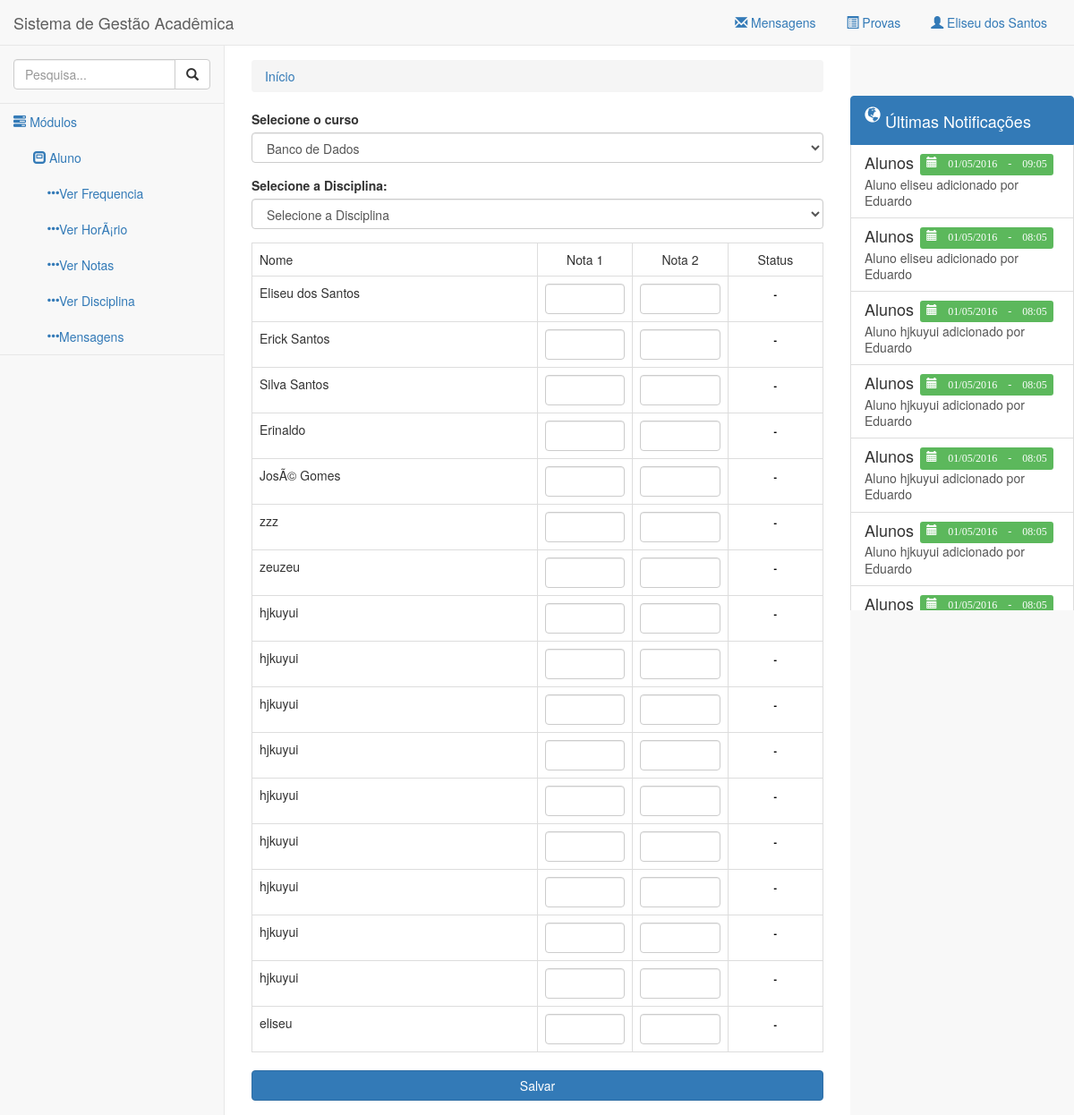
/admin/addNotas.php (signed in), run on the app's committed database.
### tables this page shows
CREATE TABLE IF NOT EXISTS `cad_modulo` (
  `cd_modulo` bigint(20) NOT NULL,
  `nome_modulo` varchar(180) NOT NULL
);

CREATE TABLE IF NOT EXISTS `cad_submodulo` (
  `cd_submodulo` bigint(20) NOT NULL,
  `nome_submodulo` varchar(180) NOT NULL,
  `fonte` varchar(450) NOT NULL,
  `permissao` varchar(11) NOT NULL,
  `icone` varchar(180) NOT NULL
);

CREATE TABLE IF NOT EXISTS `notificacoes` (
  `cd_notificacao` bigint(20) NOT NULL,
  `cd_usuario` bigint(20) NOT NULL,
  `tp_notificacao` varchar(80) NOT NULL,
  `desc_notificacao` text NOT NULL,
  `dt_sistema` timestamp NOT NULL DEFAULT CURRENT_TIMESTAMP
);

CREATE TABLE IF NOT EXISTS `cadaluno` (
  `cd_aluno` bigint(45) NOT NULL,
  `razao_social` varchar(125) NOT NULL,
  `matricula` varchar(45) NOT NULL,
  `cd_turma` bigint(45) NOT NULL
);

### classes/funcoes.class.php (called while the page is built, shortened)
<?php
include 'database.class.php';
include 'notificacoes.class.php';
class Funcoes {
  public static function geraHeader() {
    include 'partials/header.php';
  }
  public static function geraFooter($parametros = false) {
    include 'partials/footer.php';
  }
  public static function geraMenus() {
    include 'partials/navegacao.php';
  }
  public static function geraMenuTop() {
    include 'partials/menu_top.php';
  }
  public static function geraMenuEsquerda() {
    include 'partials/menu_esquerda.php';
  }
  public static function geraMenuDireita() {
    include 'partials/menu_direita.php';
  }
  public static function geraBreadCrumb() {
    include 'partials/breadcrumb.php';
  }
}

### classes/database.class.php (called while the page is built, shortened)
<?php
class Database {
  private $mysql;
  private $query;
  public function __construct() {
    $this->mysql = new mysqli('localhost', 'root','', 'sga');
  }
  protected function clearAttributes() {
    $not = array('last_query', 'operators', 'join_types');
    $attrs = get_object_vars($this);
  }
  public function result() {
    $data = array();
    if(!empty($this->query)) {
      while($result = mysqli_fetch_object($this->query)) {
        $data[] = (Object) array_map("utf8_encode", (Array) $result);
      }
    }
    return $data;
  }
  public function query($query, $escape = FALSE) {
    $escape = (!is_bool($escape)) ? TRUE : $escape;
    $this->query = $this->mysql->query($query);
    return $this;
  }
}

### classes/notificacoes.class.php (called while the page is built, shortened)
<?php
Class Notificacoes {
	public function getNotificacao() {
		$objetoSql = new Database();
		$resultado = $objetoSql->query('select * from notificacoes order by cd_notificacao DESC')->result();
		return $resultado;
	}
}

### classes/curso.class.php (called while the page is built, shortened)
<?php
Class Curso {
  public function getCursos() {
    $objetoSql = new Database();
    $resultado = $objetoSql->query('select * from cad_curso')->result();
    return $resultado;
  }
}

### classes/aluno.class.php (called while the page is built, shortened)
<?php
class Aluno extends Funcoes {
  public function getAlunos() {
    $objetoSql = new Database();
    $result = $objetoSql->query('select * from cadaluno')->result();
    return $result;
  }
}

### admin/addNotas.php (the view, shortened to what this page needs)
<?php
  include '../classes/funcoes.class.php';
  include '../classes/aluno.class.php';
  include '../classes/curso.class.php';
  Funcoes::geraMenus();
  $dados = (Object) $_POST;
  $objetoNotas = new Notas();
?>
<form action="addNotas.php" method="post">
<div class="tab-content">
    <div role="tabpanel" class="tab-pane active" id="home">
      <form method="POST" action="addNotas.php" name="consulta">
        <div class="form-group">
          <label for="exampleInputEmail1">Selecione o curso</label>
          <select class="form-control" name="cd_curso" onchange="submit()">
            <?php
              $objetoCurso = new Curso();
                $listaCurso = $objetoCurso->getCursos();
                foreach ($listaCurso as $curso) :
                  if($dados->cd_curso == $curso->cd_curso) :
            ?>
                    <option value="<?= $curso->cd_curso ?>" selected><?= $curso->nome_curso; ?></option>
            <?php
                  else :
            ?>
                  <option value="<?= $curso->cd_curso ?>"><?= $curso->nome_curso; ?></option>
            <?php
                  endif;
                endforeach;
            ?>
          </select>
        </div>
      <div class="form-group">
              <label for="exampleInputEmail1">Selecione a Disciplina:</label>
                <select class="form-control" name="cd_disciplina" onchange="submit()">
                  <option>Selecione a Disciplina</option>
              </select>
          </div>
    </div>
  <table class="table table-bordered">
    <tr>
      <td> Nome </td>
      <td class="text-center"> Nota 1 </td>
      <td class="text-center"> Nota 2 </td>
      <td class="text-center"> Status </td>
    </tr>
    <?php
      $objetoAluno = new Aluno();
      $alunos = $objetoAluno->getAlunos();
      foreach ($alunos as $aluno) :
      $notas = $objetoNotas->getNotas($aluno->cd_aluno);
    ?>
      <tr class="notas" data-aluno="<?= $aluno->cd_aluno; ?>">
        <td class="col-md-6">
          <?= $aluno->razao_social; ?>
        </td>
        <td class="col-md-2 text-center">
          <input type="text" maxlength="3" name="<?= $aluno->razao_social; ?>[nota1]" data-id="<?= $aluno->cd_aluno; ?>" class="form-control" value="<?= (isset($notas[0])) ? $notas[0]->nota1 : '' ; ?>">
        </td>
        <td class="col-md-2 text-center">
          <input type="text" maxlength="3" class="form-control" data-id="<?= $aluno->cd_aluno; ?>" name="<?= $aluno->razao_social; ?>[nota2]" value="<?= (isset($notas[0])) ? $notas[0]->nota2 : '' ; ?>">
        </td>
        <td class="col-md- text-center">
          <label class="label <?= (isset($notas[0]) && $notas[0]->status) ? 'label-success' : ' status-aluno'; ?>" data-id="<?= $aluno->cd_aluno; ?>">
            <?= (isset($notas[0]) && $notas[0]->status) ? 'Aprovado' : ' - '; ?>
          </label>
        </td>
      </tr>
    <?php endforeach; ?>
  </table>
  <button type="submit" class="btn btn-primary btn-block">Salvar</button>
</form>

### admin/partials/menu_esquerda.php (shortened to what this page needs)
<div class="navbar-default sidebar" role="navigation">
  <div class="sidebar-nav navbar-collapse">
    <ul class="nav" id="side-menu">
      <li class="sidebar-search">
        <div class="input-group custom-search-form">
          <input type="text" class="form-control" placeholder="Pesquisa...">
          <span class="input-group-btn">
            <button class="btn btn-default" type="button">
              <i class="glyphicon glyphicon-search"></i>
            </button>
          </span>
        </div>
      </li>
      <li>
        <a href="#"><i class="glyphicon glyphicon-tasks"></i> Módulos</a>
        <ul class="nav nav-second-level">
          <?php
            $objetoModulos = new Database();
            $objetoModulos1 = new Database();
            $permissoes = $_SESSION['permissao'];
            $query_parts = array();
            foreach ($permissoes as $val) {
              $query_parts[] = "'%".$val."%'";
            }
            $string = implode(' OR cd_modulo LIKE ', $query_parts);
            $modulos = $objetoModulos->query("select * from cad_modulo where cd_modulo LIKE {$string}")->result();
            $query_parts = array();
            foreach ($permissoes as $val) {
                $query_parts[] = "'%".$val."%'";
            }
            $string = implode(' OR permissao LIKE ', $query_parts);
            $submodulos = $objetoModulos1->query("select * from cad_submodulo where permissao LIKE {$string}")->result();
            foreach ($modulos as $modulo) : ?>
              <li>
                <a href="#"><span class="glyphicon glyphicon-modal-window"></span> <?= $modulo->nome_modulo; ?></a>
                <?php if(isset($modulo->submodulos) && count($modulo->submodulos)) : ?>
                  <ul class="nav nav-third-level">
                  <?php foreach ($modulo->submodulos as $submodulo) : ?>
                    <li>
                      <a href="<?= $submodulo->fonte; ?>"><span class="glyphicon glyphicon-option-horizontal"></span><?= $submodulo->nome_submodulo; ?></a>
                    </li>
                    <?php endforeach; ?>
                  </ul>
                <?php endif; ?>
              </li>
          <?php endforeach; ?>
          </li>
        </ul>
      </div>
    </div>
  </div>

### admin/partials/menu_direita.php (shortened to what this page needs)
<?php
$objetonotificacoes = new Notificacoes();
$notificacoes = $objetonotificacoes->getNotificacao();
?>
<div class="navbar-default sidebar-right" role="navigation">
  <div class="list-group">
  	<a href="#" class="list-group-item active">
	    <h4 class="list-group-item-heading"><span class="glyphicon glyphicon-globe"></span> Últimas Notificações</h4>
	  </a>
    <?php
      foreach ($notificacoes as $notificacao) : ?>
      	<a href="#" class="list-group-item notificacao">
      		<h4 class="list-group-item-heading"><?= $notificacao->tp_notificacao; ?>
            <span class="label label-success data-notificacao pull-right">
              <span class="glyphicon glyphicon-calendar"> <?= date('d/m/Y', strtotime($notificacao->dt_sistema)) . ' - '. date('H:m', strtotime($notificacao->dt_sistema)); ?></span>
          </h4>
      		<p class="list-group-item-text"><?= $notificacao->desc_notificacao; ?>
      		</p>
    		</a>
      <?php endforeach; ?>
	</div>
</div>

### assets/css/sb-admin-2.css (style rules this page uses)
body { background-color: #f8f8f8; }
.sidebar .sidebar-nav.navbar-collapse { padding-right: 0; padding-left: 0; }
.sidebar .sidebar-search { padding: 15px; }
.sidebar ul li { border-bottom: 1px solid #e7e7e7; }
.sidebar .nav-second-level li, .sidebar .nav-third-level li { border-bottom: 0!important; }
.sidebar .nav-second-level li a { padding-left: 37px; }
.sidebar .nav-third-level li a { padding-left: 52px; }
@media (min-width:768px) { .sidebar { z-index: 1; position: absolute; width: 250px; margin-top: 51px; } }
@media (min-width:768px) { .sidebar-right { z-index: 1; position: absolute; width: 250px; margin-top: 51px; right: 0; } }

### assets/css/admin.css (style rules this page uses)
a:hover, a:visited, a:link, a:active { text-decoration: none; }
.status-aluno { color: #000; }
.glyphicon { cursor: pointer; }
.data-notificacao { margin-right: 7px; font-size: 67%; }
.list-group { margin-top: 5px; max-height: 575px !important; overflow: overlay !important; margin-bottom: 0px !important; }

### assets/css/mensagens.css (style rules this page uses)
.list-group-item span { display: inline-block; vertical-align: super; }

### data on the page
cad_modulo: nome_modulo "Aluno"
cad_submodulo: nome_submodulo "Ver Frequencia"
cad_submodulo: nome_submodulo "Ver HorÃ¡rio"
cad_submodulo: nome_submodulo "Ver Notas"
cad_submodulo: nome_submodulo "Ver Disciplina"
cad_submodulo: nome_submodulo "Mensagens"
notificacoes: tp_notificacao "Alunos", dt_sistema "01/05/2016", dt_sistema "09:05", desc_notificacao "Aluno eliseu adicionado por Eduardo"
notificacoes: tp_notificacao "Alunos", dt_sistema "01/05/2016", dt_sistema "08:05", desc_notificacao "Aluno eliseu adicionado por Eduardo"
notificacoes: tp_notificacao "Alunos", dt_sistema "01/05/2016", dt_sistema "08:05", desc_notificacao "Aluno hjkuyui adicionado por Eduardo"
notificacoes: tp_notificacao "Alunos", dt_sistema "01/05/2016", dt_sistema "08:05", desc_notificacao "Aluno hjkuyui adicionado por Eduardo"
notificacoes: tp_notificacao "Alunos", dt_sistema "01/05/2016", dt_sistema "08:05", desc_notificacao "Aluno hjkuyui adicionado por Eduardo"
notificacoes: tp_notificacao "Alunos", dt_sistema "01/05/2016", dt_sistema "08:05", desc_notificacao "Aluno hjkuyui adicionado por Eduardo"
notificacoes: tp_notificacao "Alunos", dt_sistema "01/05/2016", dt_sistema "08:05"
cadaluno: razao_social "Eliseu dos Santos"
cadaluno: razao_social "Erick Santos"
cadaluno: razao_social "Silva Santos"
cadaluno: razao_social "Erinaldo"
cadaluno: razao_social "JosÃ© Gomes"
cadaluno: razao_social "zzz"
cadaluno: razao_social "zeuzeu"
cadaluno: razao_social "hjkuyui"
cadaluno: razao_social "hjkuyui"
cadaluno: razao_social "hjkuyui"
cadaluno: razao_social "hjkuyui"
cadaluno: razao_social "hjkuyui"
cadaluno: razao_social "hjkuyui"
cadaluno: razao_social "hjkuyui"
cadaluno: razao_social "hjkuyui"
cadaluno: razao_social "hjkuyui"
cadaluno: razao_social "eliseu"

### other printed values
$_SESSION['nome'] "Eliseu dos Santos"
form field cd_curso "Banco de Dados"
